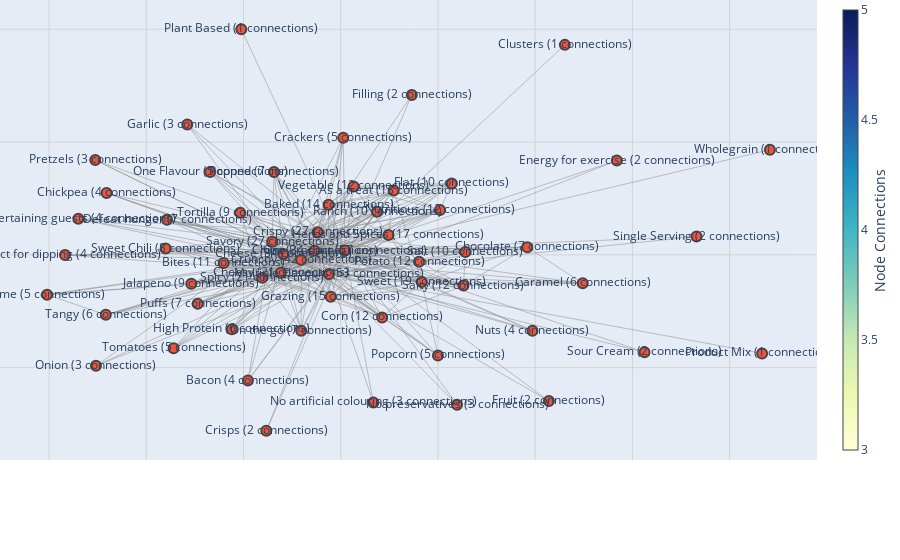

Write notebook code for a chart like this one.
### Markdown cell above
### Visualizing (Unfiltered) Tag Combinations Network

### Code cell
# Set a threshold weight value
threshold_weight = 30 # Adjust this value as needed

# Create an empty graph
G = nx.Graph()

# Iterate through the tag combinations and add them to the graph as weighted edges, but only if the weight exceeds the threshold
for (tag1, tag2), count in tag_combinations.items():
    if count >= threshold_weight:
        G.add_edge(tag1, tag2, weight=count)

# Create a subplot with Plotly
fig = make_subplots(rows=1, cols=1)

# Adjust font size and label positioning
labels = {}
for node in G.nodes():
    neighbor_count = len(list(G.neighbors(node)))  # Calculate the number of connections
    labels[node] = f"{node.split('_mapped_clean_')[-1]} ({neighbor_count} connections)"



# Draw the graph using Plotly
pos = nx.spring_layout(G, seed=24)
edge_trace = go.Scatter(
    x=[],
    y=[],
    line=dict(width=0.5, color='#888'),
    hoverinfo='none',
    mode='lines')
node_trace = go.Scatter(
    x=[],
    y=[],
    text=[],
    mode='markers+text',
    hoverinfo='text',
    marker=dict(
        showscale=True,
        colorscale='YlGnBu',
        size=10,
        colorbar=dict(
            thickness=15,
            title='Node Connections',
            xanchor='left',
            titleside='right'
        ),
        line_width=2))

for edge in G.edges():
    x0, y0 = pos[edge[0]]
    x1, y1 = pos[edge[1]]
    edge_trace['x'] += tuple([x0, x1, None])
    edge_trace['y'] += tuple([y0, y1, None])

for node in G.nodes():
    x, y = pos[node]
    node_trace['x'] += tuple([x])
    node_trace['y'] += tuple([y])
    node_trace['text'] += tuple([labels[node]])

# Add nodes and edges to the plot
fig.add_trace(edge_trace)
fig.add_trace(node_trace)

# Customize the layout
fig.update_layout(
    showlegend=False,
    hovermode='closest',
    margin=dict(b=100, l=0, r=0, t=0),  # Increase the bottom margin for y-axis space
    xaxis=dict(showgrid=False, zeroline=False, showticklabels=False),
    yaxis=dict(showgrid=False, zeroline=False, showticklabels=False),
    hoverlabel=dict(font=dict(size=16)),  # Customize hover label font size
)

fig.update_xaxes(showgrid=True, gridwidth=1, gridcolor='lightgray')
fig.update_yaxes(showgrid=True, gridwidth=1, gridcolor='lightgray')

fig.show()

### Figure 1 — Plotly figure (JSON) as saved in the notebook; plotly's stock layout.template omitted (floating-point values rounded to 4 significant figures; data arrays with more than 128 entries replaced by an {"elided": "..."} marker saying what was removed)
{"data": [{"hoverinfo": "none", "line": {"color": "#888", "width": 0.5}, "mode": "lines", "type": "scatter", "x": {"elided": "975 float values"}, "y": {"elided": "975 float values"}}, {"hoverinfo": "text", "marker": {"colorbar": {"thickness": 15, "title": {"side": "right", "text": "Node Connections"}, "xanchor": "left"}, "colorscale": [[0, "rgb(255,255,217)"], [0.125, "rgb(237,248,177)"], [0.25, "rgb(199,233,180)"], [0.375, "rgb(127,205,187)"], [0.5, "rgb(65,182,196)"], [0.625, "rgb(29,145,192)"], [0.75, "rgb(34,94,168)"], [0.875, "rgb(37,52,148)"], [1, "rgb(8,29,88)"]], "line": {"width": 2}, "showscale": true, "size": 10}, "mode": "markers+text", "text": ["One Product (57 connections)", "Puffs (7 connections)", "Cheesy (21 connections)", "Multiple Flavours (53 connections)", "Spicy (21 connections)", "High Protein (6 connections)", "Defeat hunger (7 connections)", "Nutritious (12 connections)", "Energy for exercise (2 connections)", "Cheese (34 connections)", "Chips (34 connections)", "Bites (11 connections)", "Jalapeno (9 connections)", "Baked (14 connections)", "Crunchy (42 connections)", "Grazing (15 connections)", "On the go (7 connections)", "Single Serving (2 connections)", "Clusters (1 connections)", "Corn (12 connections)", "Popcorn (5 connections)", "Nuts (4 connections)", "Chocolate (7 connections)", "Sweet (19 connections)", "As a treat (13 connections)", "Ranch (10 connections)", "Tomatoes (5 connections)", "Tangy (6 connections)", "Entertaining guests (4 connections)", "Sweet Chili (8 connections)", "Caramel (6 connections)", "Potato (12 connections)", "Salty (12 connections)", "Lime (5 connections)", "Savory (27 connections)", "Bacon (4 connections)", "Filling (2 connections)", "Crispy (27 connections)", "Flat (10 connections)", "Tortilla (9 connections)", "Perfect for dipping (4 connections)", "Salt (10 connections)", "One Flavour (5 connections)", "Garlic (3 connections)", "Crackers (5 connections)", "Herbs and Spices (17 connections)", "Onion (3 connections)", "Popped (7 connections)", "Sour Cream (2 connections)", "Crisps (2 connections)", "Product Mix (1 connections)", "Pretzels (3 connections)", "Wholegrain (1 connections)", "Fruit (2 connections)", "Vegetable (12 connections)", "Plant Based (1 connections)", "No preservatives (3 connections)", "Chickpea (4 connections)", "No artificial colouring (3 connections)"], "type": "scatter", "x": [0.008661, -0.2942, -0.1233, -0.02423, -0.1613, -0.224, -0.3574, 0.2043, 0.568, -0.1181, -0.05389, -0.2409, -0.3074, -0.02513, -0.08161, -0.02062, -0.08129, 0.732, 0.461, 0.0851, 0.2, 0.3944, 0.3838, 0.1665, 0.109, 0.07461, -0.3439, -0.4833, -0.5398, -0.3602, 0.4978, 0.1611, 0.2525, -0.6041, -0.1412, -0.191, 0.1462, -0.04762, 0.2283, -0.2069, -0.5672, 0.2564, -0.2686, -0.3157, 0.005116, 0.09817, -0.5035, -0.1374, 0.6249, -0.1531, 0.8668, -0.505, 0.8829, 0.4283, 0.02638, -0.2046, 0.2393, -0.4818, 0.0671], "y": [0.01937, -0.2169, -0.07944, -0.08449, -0.1016, -0.3299, 0.1557, 0.1984, 0.4178, 0.004037, 0.01785, -0.03633, -0.1277, 0.2221, -0.02213, -0.1858, -0.3366, 0.08107, 0.9308, -0.2775, -0.4456, -0.3362, 0.03429, -0.1198, 0.2851, 0.1906, -0.4137, -0.2657, 0.1606, 0.028, -0.1258, -0.03036, -0.1362, -0.1766, 0.05833, -0.5572, 0.7085, 0.09982, 0.3165, 0.1866, -0.0006872, 0.01265, 0.3677, 0.5778, 0.5191, 0.08818, -0.4914, 0.3669, -0.4316, -0.7795, -0.4368, 0.4202, 0.4657, -0.6477, 0.3034, 1, -0.6645, 0.2746, -0.6542]}], "layout": {"autosize": true, "hoverlabel": {"font": {"size": 16}}, "hovermode": "closest", "margin": {"b": 100, "l": 0, "r": 0, "t": 0}, "showlegend": false, "xaxis": {"anchor": "y", "autorange": true, "domain": [0, 1], "gridcolor": "lightgray", "gridwidth": 1, "range": [-0.6981, 0.9769], "showgrid": true, "showticklabels": false, "type": "linear", "zeroline": false}, "yaxis": {"anchor": "x", "autorange": true, "domain": [0, 1], "gridcolor": "lightgray", "gridwidth": 1, "range": [-0.9342, 1.155], "showgrid": true, "showticklabels": false, "type": "linear", "zeroline": false}}}
